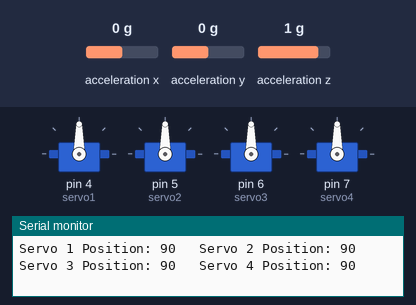
A sketch run on a simulated Arduino Uno, built with avr-gcc and run on an emulated ATmega328P. Parts: 4 × servo, the last lines printed to the serial monitor. Inputs (shaded band) come from the test bench; at power-on: acceleration x 0 g, acceleration y 0 g, acceleration z 1 g.

Above: at 2.3 s.
2.4 s: acceleration x set to -1.4 g
At 3.2 s:
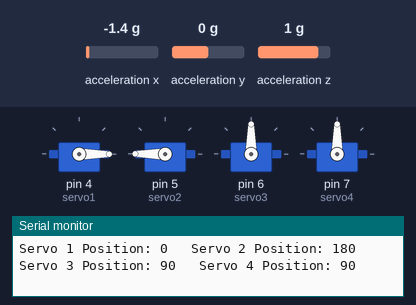
4.0 s: acceleration y set to -0.8 g
At 4.6 s:
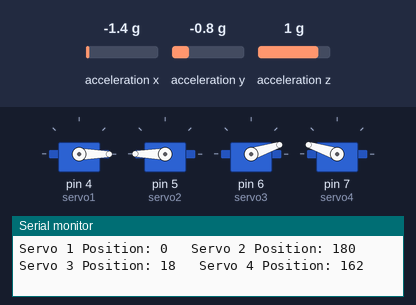
5.5 s: acceleration x set to -0.8 g
At 6.5 s:
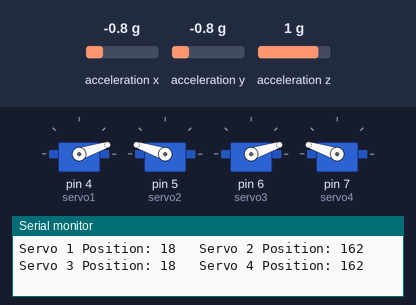
7.0 s: acceleration y set to -1.4 g
At 7.5 s:
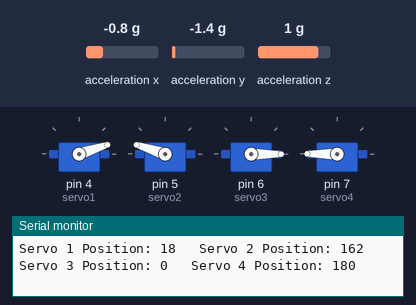
8.5 s: acceleration x set to 0 g
At 9.4 s:
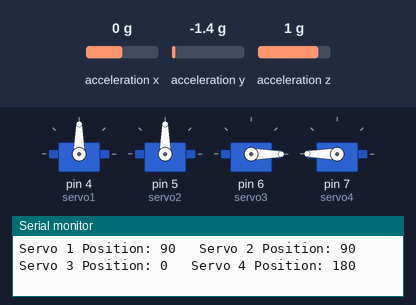
10.1 s: acceleration y set to 0.8 g
At 10.6 s:
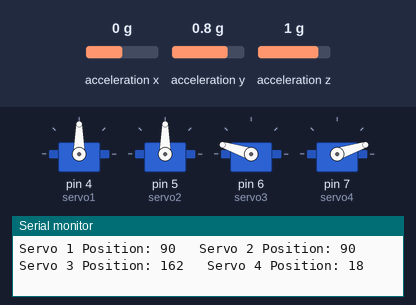
Timing chart, 0 to 12.7 s (numbered marks = the images above; inputs shaded):
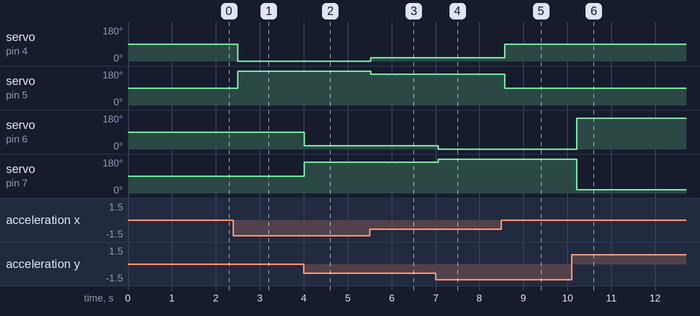

Measured:
- after the input at 2.4 s, servo on pin 4 (servo1): 90° → 0° after 0.10 s; servo on pin 5 (servo2): 90° → 180° after 0.10 s
- after the input at 4.0 s, servo on pin 6 (servo3): 90° → 18° at once; servo on pin 7 (servo4): 90° → 162° at once
- after the input at 5.5 s, servo on pin 4 (servo1): 0° → 18° at once; servo on pin 5 (servo2): 180° → 162° at once
- after the input at 7.0 s, servo on pin 6 (servo3): 18° → 0° after 0.06 s; servo on pin 7 (servo4): 162° → 180° after 0.06 s
- after the input at 8.5 s, servo on pin 4 (servo1): 18° → 90° after 0.08 s; servo on pin 5 (servo2): 162° → 90° after 0.08 s
- after the input at 10.1 s, servo on pin 6 (servo3): 0° → 162° after 0.11 s; servo on pin 7 (servo4): 180° → 18° after 0.11 s

The sketch:

rocket_guide.ino
```cpp
#include <Wire.h>
#include <ADXL345.h>
#include <Servo.h>

Servo servo1;  // create servo objects to control servos
Servo servo2;
Servo servo3;
Servo servo4;

ADXL345 adxl;  // variable adxl is an instance of the ADXL345 library

int x, y, z;
int mappedRawX, mappedRawY;
float xBaseline = 13;  // Calibration baseline for X axis
float yBaseline = -20;  // Calibration baseline for Y axis

void setup() {
  Serial.begin(9600);
  adxl.powerOn();
  servo1.attach(4);
  servo2.attach(5);
  servo3.attach(6);
  servo4.attach(7);

  // Calibration Phase
  for (int i = 0; i < 100; i++) {
    adxl.readAccel(&x, &y, &z);
    xBaseline += x;
    yBaseline += y;
    delay(10);  // Adjust delay as needed for calibration frequency
  }
  xBaseline /= 100.0;
  yBaseline /= 100.0;

  // Set initial positions of all servos to 90 degrees
  servo1.write(90);
  servo2.write(90);
  servo3.write(90);
  servo4.write(90);
}

void loop() {
  adxl.readAccel(&x, &y, &z);  // read the accelerometer values and store them in variables x, y, z

  // Calibrate readings
  x -= xBaseline;
  y -= yBaseline;

  // Map calibrated accelerometer readings to servo positions for roll (servo1 and servo2) and pitch (servo3 and servo4)
  mappedRawX = map(x, -255, 255, -90, 90);  // Adjust -1000 and 1000 based on your actual accelerometer range
  mappedRawY = map(y, -255, 255, -90, 90);  // Adjust -1000 and 1000 based on your actual accelerometer range

  // Apply corrections for roll and pitch based on mappedRawX and mappedRawY
  int servo1Pos = constrain(90 + mappedRawX, 0, 180);  // Adjust servo position limits as needed
  int servo2Pos = constrain(90 - mappedRawX, 0, 180);  // Adjust servo position limits as needed
  int servo3Pos = constrain(90 + mappedRawY, 0, 180);  // Adjust servo position limits as needed
  int servo4Pos = constrain(90 - mappedRawY, 0, 180);  // Adjust servo position limits as needed

  servo1.write(servo1Pos);
  servo2.write(servo2Pos);
  servo3.write(servo3Pos);
  servo4.write(servo4Pos);

  // Print servo positions
  Serial.print("Servo 1 Position: ");
  Serial.print(servo1Pos);
  Serial.print("\t Servo 2 Position: ");
  Serial.print(servo2Pos);
  Serial.print("\t Servo 3 Position: ");
  Serial.print(servo3Pos);
  Serial.print("\t Servo 4 Position: ");
  Serial.println(servo4Pos);

  delay(100);  // Adjust delay as needed for desired control frequency
}
```
